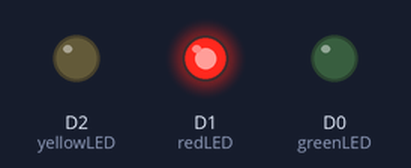
This program was run on a simulated ESP8266 (NodeMCU). On the bench: output pins drawn as LEDs (lit = HIGH).

Above: at 2.5 s.
At 5.5 s:
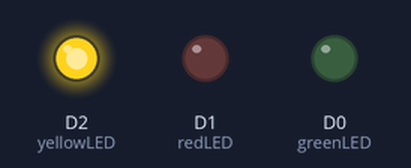
At 8.5 s:
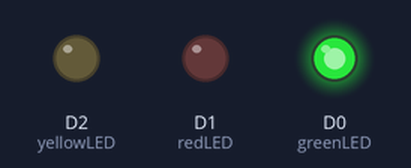
Timing chart, 0 to 14.3 s (numbered marks = the images above):
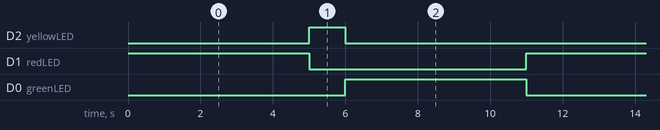

Measured:
- by itself, D2 (yellowLED): alternates HIGH for 1.0 s and LOW for 10.0 s
- by itself, D1 (redLED), D0 (greenLED): alternates HIGH for 5.0 s and LOW for 6.0 s
- by itself, everything shown: repeats every 11.0 s, in 4 steps

The program:

main.cpp
```cpp
#include <Arduino.h>

int redLED = D1;
int yellowLED = D2;
int greenLED = D0;

// // put function declarations here:
// int myFunction(int, int);

void setup() {
  // put your setup code here, to run once:
  pinMode(redLED, OUTPUT);
  pinMode(yellowLED, OUTPUT);
  pinMode(greenLED, OUTPUT);
}

void loop() {
  // put your main code here, to run repeatedly:
  digitalWrite(redLED, HIGH);
  delay(5000);
  digitalWrite(redLED, LOW);
  digitalWrite(yellowLED, HIGH);
  delay(1000);
  digitalWrite(yellowLED, LOW);
  digitalWrite(greenLED, HIGH);
  delay(5000);
  digitalWrite(greenLED, LOW);
}

// put function definitions here:
int myFunction(int x, int y) {
  return x + y;
}
```
